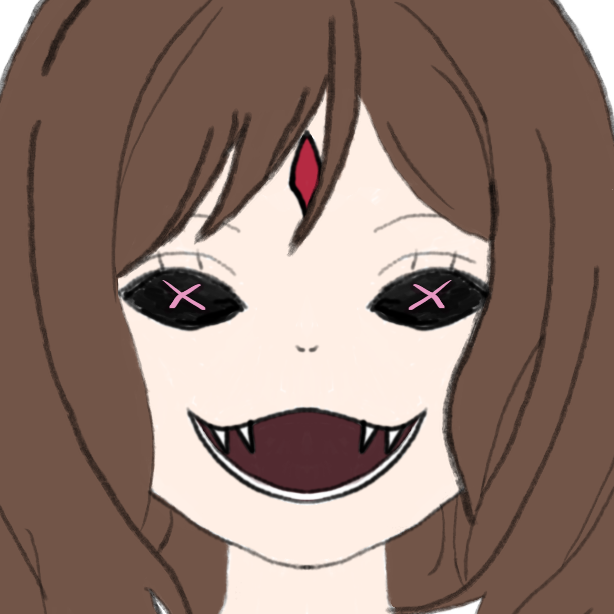
#> input picture python/archive/rainbow_gif/Elfdroid_Full_Crop.png, 614 x 614 px
$ python rainbowify.py
#> lines starting #> are read from the running program, lines starting #| are printed output that depends on the picture
from PIL import Image, ImageDraw
from pathlib import Path
import numpy as np

print(Path(Path(__file__).parent.resolve(), 'Elfdroid_Full_Crop.png'))

tile_number = 1
im = Image.open(Path(Path(__file__).parent.resolve(), 'Elfdroid_Full_Crop.png'))
#> im is the input picture: PIL image 614x614 RGBA; mean R, G, B, A 143.3, 119.7, 109.4, 255

cols = [
    (255, 0 , 0),   # Red
    (255, 127, 0),  # Orange
    (255, 255, 0),  # Yellow
    (0, 255, 0),    # Green
    (0, 255, 255),  # Cyan
    (0, 0, 255),    # Blue
    (127, 0, 255),  # Purple
    (255, 0, 0),    # Red again for seamless wrap
]

def interpolate(f_co, t_co, interval):
    det_co = [(t - f) / interval for f, t in zip(f_co, t_co)]
    for i in range(interval):
        yield [round(f + det * i) for f, det in zip(f_co, det_co)]

def make_gradient(size, cols, offset_px=0, tiles=2):
    width, height = size
    tile_width = width // tiles
    n_segments = len(cols) - 1

    # Generate one seamless tile
    color_list = []
    for s in range(n_segments):
        seg_len = (tile_width + n_segments - 1) // n_segments
        if s == n_segments - 1:
            seg_len = tile_width - len(color_list)
        for color in interpolate(cols[s], cols[s + 1], seg_len):
            color_list.append(color)
    color_list = color_list[:tile_width]

    # Repeat the tile to fill the width
    full_color_list = (color_list * (width // tile_width + 1))[:width]

    # Offset the gradient
    full_color_list = np.roll(full_color_list, offset_px, axis=0)

    gradient = Image.new('RGBA', size, color=0)
    draw = ImageDraw.Draw(gradient)
    # for x, color in enumerate(full_color_list):
    #     draw.line([(x, 0), (x, height)], tuple(color) + (128,), width=1)
    for x, color in enumerate(full_color_list):
        draw.line([(x, 0), (x, height)], tuple(color) + (64,), width=1)
    return gradient

frames = []
n_frames = im.width  # One frame per pixel shift for smoothness
#> n_frames = 614
step = 8  # Move 2 pixels per frame for faster animation

import numpy as np

def add_noise_to_gradient(gradient, amount=16):
    arr = np.array(gradient)
    noise = np.random.randint(-amount, amount+1, arr.shape, dtype=np.int16)
    arr = np.clip(arr.astype(np.int16) + noise, 0, 255).astype(np.uint8)
    return Image.fromarray(arr, mode='RGBA')

# In your animation loop:
for offset in range(0, n_frames, step):
    gradient = make_gradient(im.size, cols, offset_px=offset, tiles=tile_number)
    gradient = add_noise_to_gradient(gradient, amount=8)  # Add subtle noise
    # Make sure your gradient alpha is lower, e.g., 64 instead of 128

    frame = Image.alpha_composite(im.convert('RGBA'), gradient)
    # frame = Image.blend(im.convert('RGBA'), gradient, 0.5)
    frames.append(frame.convert('P', palette=Image.ADAPTIVE, dither=Image.FLOYDSTEINBERG))
#> this loop made 77 passes
#> pass 1, `gradient = make_gradient(im.size, cols, offset_px=offset, tiles=tile_n..`:
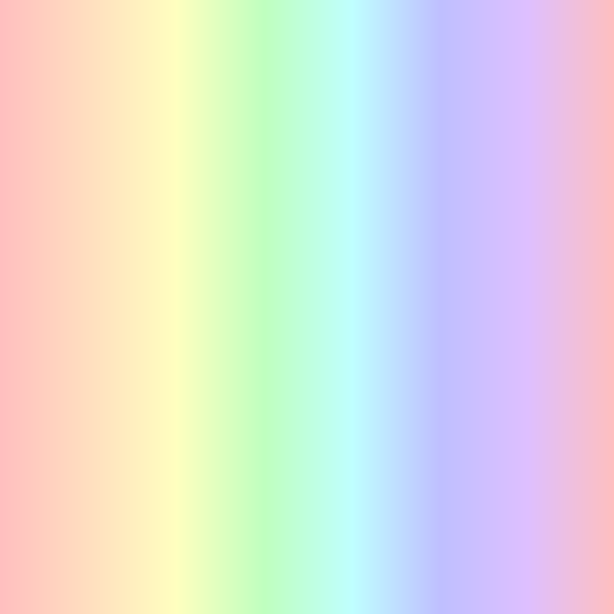
#> gradient: PIL image 614x614 RGBA; mean R, G, B, A 127.2, 127.8, 109.2, 64; transparent parts drawn white
#> pass 1, `frame = Image.alpha_composite(im.convert('RGBA'), gradient)`:
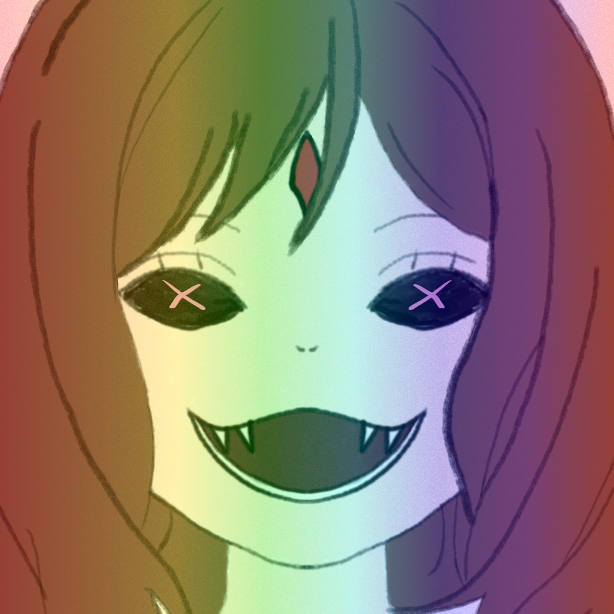
#> frame: PIL image 614x614 RGBA; mean R, G, B, A 139.2, 121.7, 109.4, 255
#> after the loop, frames = 77 items

# Save as GIF
frames[0].save(
    "rainbow_animated.gif",
    save_all=True,
    append_images=frames[1:],
    duration=15,  # ms per frame (faster)
    loop=0,
    optimize=True,
    disposal=2
)
print("Saved as rainbow_animated.gif")

# frames[0].convert('RGBA').save("rainbow_static.png")
# print("Saved as rainbow_static.png")
